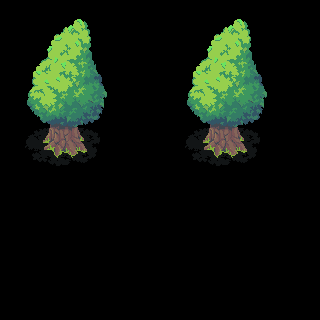

This game map was drawn from its Tiled (.tmx) file and the tilesets committed beside it. A one-line description and the full map source follow:
An orthogonal 10x10 tile map with 32x32 px tiles, 1 tile layer (Tile Layer 1).

<map version="1.8" tiledversion="1.8.2" orientation="orthogonal" renderorder="right-down" width="10" height="10" tilewidth="32" tileheight="32" infinite="0" nextlayerid="2" nextobjectid="1">
 <tileset firstgid="1" source="TreeTiles.tsx" />
 <layer id="1" name="Tile Layer 1" width="10" height="10">
  <data encoding="csv">
1,2,3,4,0,1,2,3,4,0,
33,34,35,36,0,33,34,35,36,0,
65,66,67,68,0,65,66,67,68,0,
97,98,99,100,0,97,98,99,100,0,
129,130,131,132,0,129,130,131,132,0,
161,162,163,164,0,161,162,163,164,0,
0,0,0,0,0,0,0,0,0,0,
0,0,0,0,0,0,0,0,0,0,
0,0,0,0,0,0,0,0,0,0,
0,0,0,0,0,0,0,0,0,0
</data>
 </layer>
</map>
